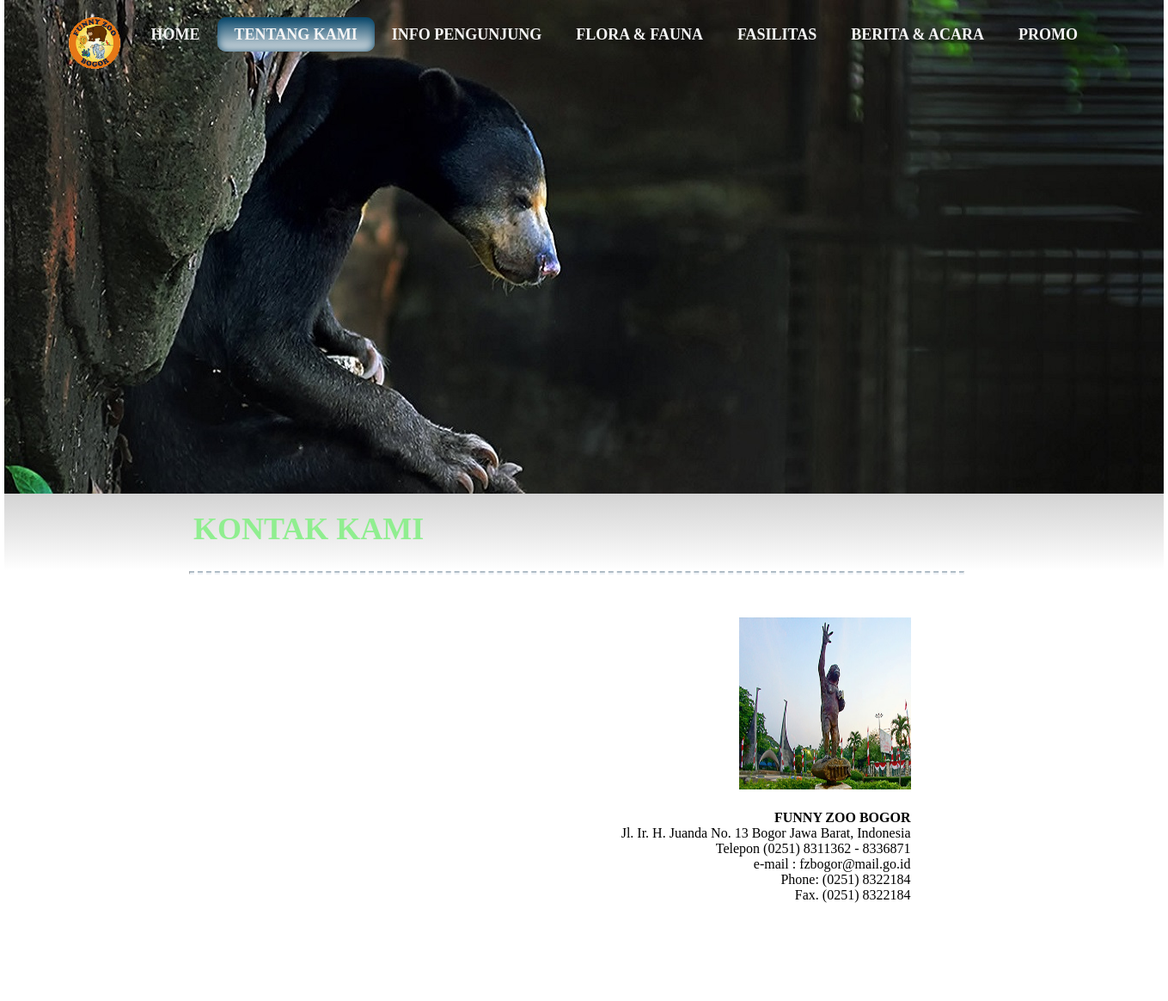
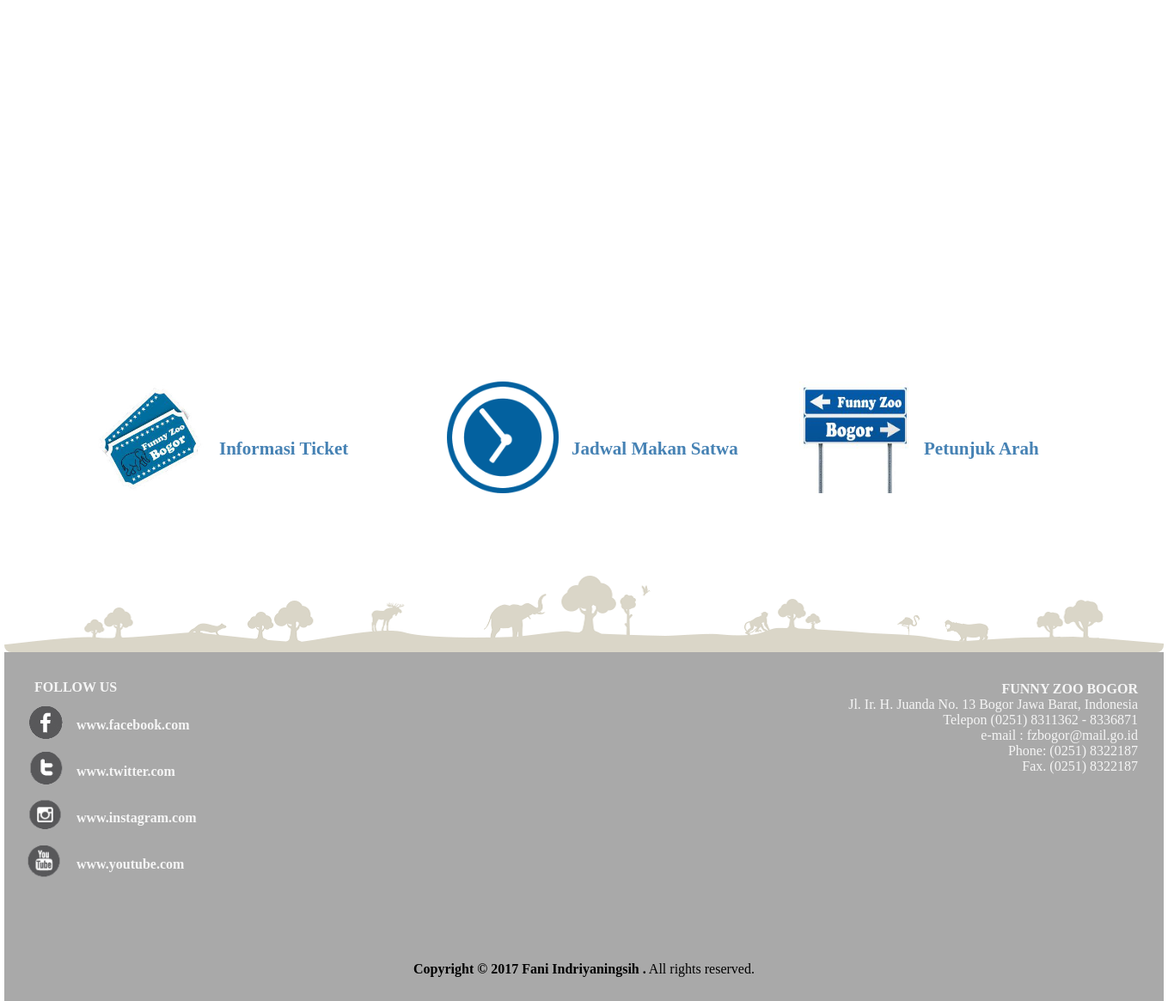
Page /CI_Funny_Zoo/index.php/funny_zoo/kontak on the committed database (2 pictures, top to bottom).
### tables this page shows
CREATE TABLE `tbl_tk` (
  `kd_tk` int(11) NOT NULL,
  `judul_tk` varchar(50) NOT NULL,
  `isi_tk` text NOT NULL,
  `foto_tk` varchar(100) NOT NULL,
  `tgl_tk` date NOT NULL,
  `kd_status` int(11) NOT NULL
);

### CI_Funny_Zoo/application/controllers/Funny_zoo.php (called while the page is built, shortened)
<?php
class Funny_zoo extends CI_Controller {
	public function __construct()
	{
		$this->load->model('funny_model');
	}
	public function kontak()
	{
		$data['kontak'] = $this->funny_model->get_kontak();
		$this->load->view('tk_kontak',$data);
	}
}

### CI_Funny_Zoo/index.php (called while the page is built, shortened)
<?php
require_once BASEPATH.'core/CodeIgniter.php';

### CI_Funny_Zoo/application/models/funny_model.php (called while the page is built, shortened)
<?php
class funny_model extends CI_Model
{
	public function get_kontak()
	{
		$this->db->where(['kd_status' => 1, 'kd_tk' => 3]);
		$query = $this->db->get('tbl_tk');
		if ( ! empty($query->row()) ) {
			return $query->row();
		}
		return false;
	}
}

### CI_Funny_Zoo/application/views/tk_kontak.php (the view, shortened to what this page needs)
<html>
  <head>
    <link rel="stylesheet" type="text/css" href="asset/template/t_kontak2.css">
  </head>
  <body>
        <div class="content" style="position:relative;">
        <header>
          <div id='cssmenu' style="position:absolute; top:0px; right:10px;z-index:2;">
              <ul>
                <li><img src="asset/images/gambar/logo.png" width="60px" height="60px" align="left">&nbsp;&nbsp;&nbsp;&nbsp;</li>
                <li class='has-sub '><a href='index.php'><span><b>HOME</b></span></a></li>
                <li class='has-sub active'><a href='#'><span><b>TENTANG KAMI</b></span></a>
                </li>
                 <li class='has-sub '><a href='#'><span><b>INFO PENGUNJUNG</b></span></a>
                </li>
                <li class='has-sub '><a href='#'><span><b>FLORA & FAUNA</b></span></a>
                </li>
                <li class='has-sub '><a href='#'><span><b>FASILITAS</b></span></a>
                </li>
                <li class='has-sub '><a href="<?php echo site_url ('berita') ; ?>"><span><b>BERITA & ACARA</b></span></a>
                </li>
                <li><a href="<?php echo site_url ('promo') ; ?>"><span><b>PROMO</b></span></a></li>
              </ul>
            </div>
           <div id="img_header">
           </div>
        </header>
        </div>
    <div id="konten1">
        <div class="judul">
          <h1><?= $kontak->judul_tk ?></h1>
        </div>
    </div>
        <hr class="onepixel">
    <div id="konten2">
      <div id="isi2">
      <div style="">
      <img src="http://localhost/funny_zoo/images/tk/<?= $kontak->foto_tk ?>"
      style="width:200px; height:200px;"><br><br><br><br><br><br><br><br><br><br><br><br><br>
    <div id="isi2">
      <div class="hasil">
        <p>
          <?php
        echo $kontak->isi_tk;
          ?>
        </p>
      </div>
    </div>
      </div>
    </div>
     <div id="info">
      <div id="info1">
      <div id="subinfo">
         <div class="sub1"><br>&nbsp;&nbsp;&nbsp;&nbsp;<a href="<?php echo site_url ('tiket') ; ?>"><img src="asset/images/icon/icon1.jpg" width="130px" height="130px"></a></div>
         <div class="sub2"><a href="<?php echo site_url ('tiket') ; ?>"><strong>Informasi Ticket</strong></a></div><br>
      </div>
      <div id="subinfo">
        <div class="sub1"><br>&nbsp;&nbsp;&nbsp;&nbsp;<a href="<?php echo site_url ('jadwal') ; ?>"><img src="asset/images/icon/icon2a.jpg" width="130px" height="130px"></a></div>
        <div class="sub2"><a href="<?php echo site_url ('jadwal') ; ?>"><strong>Jadwal Makan Satwa</strong></a></div><br>
      </div>
      <div id="subinfo">
        <div class="sub1"><br>&nbsp;&nbsp;&nbsp;&nbsp;<a href="<?php echo site_url ('peta') ; ?>"><img src="asset/images/icon/icon3.jpg" width="130px" height="130px"></a></div>
        <div class="sub2"><a href="<?php echo site_url ('peta') ; ?>"><strong>Petunjuk Arah</strong></a></div><br>
      </div>
    </div>
    </div>
    <div id="konten3">
    </div>
   <div id="footer">
     <div id="footer1">
          <br><div class="link3"><a href="http://www.facebook.com"><strong>FOLLOW US</strong></a></div><br>
         <div class="link1"><br>&nbsp;&nbsp;&nbsp;&nbsp;<a href="http://www.facebook.com"><img src="asset/images/icon/fb.png" width="54px" height="45px"></a></div>
         <div class="link2"><a href="http://www.facebook.com"><strong>www.facebook.com</strong></a></div><br>
         <div class="link1"><br>&nbsp;&nbsp;&nbsp;&nbsp;<a href="http://www.twitter.com"><img src="asset/images/icon/twit.png" width="54px" height="45px"></a></div>
         <div class="link2"><a href="http://www.twitter.com"><strong>www.twitter.com</strong></a></div><br>
         <div class="link1"><br>&nbsp;&nbsp;&nbsp;&nbsp;<a href="http://www.instagram.com"><img src="asset/images/icon/insta.png" width="54px" height="45px"></a></div>
         <div class="link2"><a href="http://www.instagram.com"><strong>www.instagram.com</strong></a></div><br>
         <div class="link1"><br>&nbsp;&nbsp;&nbsp;&nbsp;<a href="http://www.youtube.com"><img src="asset/images/icon/you.png" width="54px" height="45px"></a></div>
         <div class="link2"><a href="http://www.youtube.com"><strong>www.youtube.com</strong></a></div><br>
      </div>
      <div id="footer2">
        <div class="alamat">
          <p>
            <strong>FUNNY ZOO BOGOR</strong><br>
            Jl. Ir. H. Juanda No. 13 Bogor Jawa Barat, Indonesia<br>
            Telepon (0251) 8311362 - 8336871<br>
            e-mail : fzbogor@mail.go.id<br>
            Phone: (0251) 8322187<br>
            Fax. (0251) 8322187<br>
          </p>
        </div>
      </div>
      <div id="footer3"><br><br><br><strong>Copyright &copy; 2017 Fani Indriyaningsih .</strong> All rights
    reserved.</div>
  </div>
  </body>
</html>

### rows in the picture
tbl_tk: judul_tk "KONTAK KAMI", foto_tk (picture), isi_tk "FUNNY ZOO BOGOR Jl. Ir. H. Juanda No. 13 Bogor Jawa Barat, Indonesia Telepon (0251) 8311362 - 8336871 e-mail : fzbogor@mail.go.id Phone: (0251) 8322184 Fax. (0251) 8322184"
